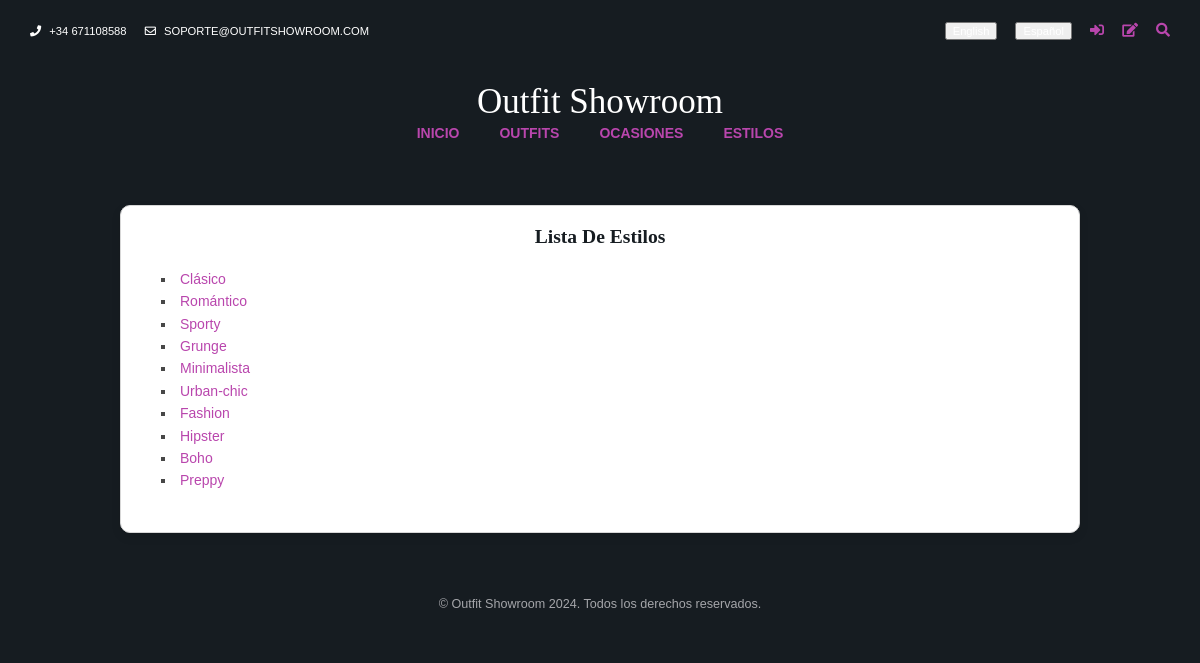
Screenshot of /es/estilos/ with the database file from the repository.
### appOutfitShowroom/models.py (models this page shows, shortened)
class Estilo(models.Model):
    nombre = models.CharField(max_length=50)
    descripcion = models.CharField(max_length=200)

### appOutfitShowroom/views.py (the view)
# urls.py: path('estilos/', views.lista_estilos, name='lista_estilos'),
def lista_estilos(request):
    estilos = get_list_or_404(Estilo.objects.all())
    return render(request, 'nocobot/estilos.html', {'estilos': estilos})

### appOutfitShowroom/templates/nocobot/estilos.html
{% extends "nocobot/base1.html" %}
{% load i18n %}
{% block content %}
<h1>{% trans "Lista de Estilos" %}</h1>
<ul>
    {% for estilo in estilos %}
    <li>
        <a href="{% url 'detalle_estilo' estilo.id %}">{{ estilo.nombre }}</a>
    </li>
    {% endfor %}
</ul>
{% endblock %}

### appOutfitShowroom/templates/nocobot/base1.html (shortened to what this page needs)
{% load static %}
{% load i18n %}
<!DOCTYPE html>
<html lang="{% get_current_language as LANGUAGE_CODE%}">
<head>
    <link rel="stylesheet" href="{% static 'layout/styles/framework.css' %}">
    <link rel="stylesheet" href="{% static 'layout/styles/layout.css' %}">
</head>
<body>
    <div class="wrapper row0">
        <div id="topbar" class="hoc clear">
          <div class="fl_left">
            <ul class="nospace">
              <li><i class="fas fa-phone rgtspace-5"></i> +34 671108588</li>
              <li><i class="far fa-envelope rgtspace-5"></i> soporte@outfitshowroom.com</li>
            </ul>
          </div>
          <div class="fl_right">
            <ul class="nospace">
                <li>
                    <form method="post" action="{% url 'set_language' %}">
                      <button type="submit" class="btn-language english-btn">English</button>
                    </form>
                  </li>
                  <li>
                    <form method="post" action="{% url 'set_language' %}">
                      <button type="submit" class="btn-language spanish-btn">Español</button>
                    </form>
                  </li>
              <li><a href="#" title="Login"><i class="fas fa-sign-in-alt"></i></a></li>
              <li><a href="#" title="Sign Up"><i class="fas fa-edit"></i></a></li>
              <li id="searchform">
              </li>
            </ul>
          </div>
        </div>
      </div>
    <header>
        <h1>Outfit Showroom</h1>
        <nav>
            <ul>
                <li class="active"><a href="{% url 'index' %}">{% trans "Inicio" %}</a></li>
                <li><a href="{% url 'lista_outfits' %}">{% trans "Outfits" %}</a></li>
                <li><a href="{% url 'lista_ocasiones' %}">{% trans "Ocasiones" %}</a></li>
                <li><a href="{% url 'lista_estilos' %}">{% trans "Estilos" %}</a></li>
            </ul>
        </nav>
    </header>
    <main>
        {% block content %} {% endblock %}
    </main>
    <footer>
        <p>{% blocktrans %}© Outfit Showroom 2024. Todos los derechos reservados.{% endblocktrans %}</p>
    </footer>
</body>
</html>

### appOutfitShowroom/static/layout/styles/framework.css (style rules this page uses)
html { overflow-y:scroll; overflow-x:hidden; }
html, body { margin:0; padding:0; font-size:14px; line-height:1.6em; }
*, *::before, *::after { box-sizing:border-box; }
.nospace { margin:0; padding:0; list-style:none; }
.clear, .group { display:block; }
.clear::before, .clear::after, .group::before, .group::after { display:table; content:""; }
.clear, .clear::after, .group, .group::after { clear:both; }
a { outline:none; text-decoration:none; }
.fl_left, .imgl { float:left; }
.fl_right, .imgr { float:right; }
body, input, textarea, select { font-family:Verdana, Geneva, sans-serif; }
h1, h2, h3, h4, h5, h6, .heading { font-family:Georgia, "Times New Roman", Times, serif; }
form, fieldset, legend { margin:0; padding:0; border:none; }
label, input, textarea, select, button { display:block; resize:none; outline:none; color:inherit; font-size:inherit; font-family:inherit; vertical-align:middle; }
::placeholder { opacity:1; }
h1, h2, h3, h4, h5, h6, .heading { margin:0 0 20px 0; font-size:1.4rem; line-height:normal; font-weight:normal; text-transform:capitalize; }
.wrapper { display:block; position:relative; width:100%; margin:0; padding:0; text-align:left; word-wrap:break-word; }
.hoc { display:block; margin:0 auto; }
address, article, aside, figcaption, figure, footer, header, main, nav, section { display:block; margin:0; padding:0; }
.rgtspace-5 { margin-right:5px; }
header { background-color: #161C21; color: #FFFFFF; padding: 20px 0; }
header h1 { font-size: 2.5rem; text-align: center; margin: 0; }
nav ul { display: flex; justify-content: center; gap: 20px; list-style: none; padding: 0; }
nav ul li a { color: #B946AD; text-transform: uppercase; font-weight: bold; text-decoration: none; padding: 5px 10px; }
main { padding: 40px 20px; background-color: #F4F4F4; color: #474747; }
main h1, main h2 { color: #161C21; font-weight: bold; text-align: center; }
main ul { list-style: square inside; margin: 20px 0; padding: 0; }
footer { background-color: #161C21; color: #A5A6AA; text-align: center; padding: 20px 0; }
footer p { margin: 0; font-size: 0.9rem; }

### appOutfitShowroom/static/layout/styles/layout.css (style rules this page uses)
#topbar { padding:20px 0; font-size:.8rem; text-transform:uppercase; }
#topbar ul li { display:inline-block; margin-right:15px; }
#topbar ul li:last-child { margin-right:0; padding-right:0; border-right:none; }
#topbar i { line-height:normal; }
#topbar > div:nth-of-type(2) i { font-size:1rem; }
#topbar #searchform { position:relative; line-height:1; z-index:9999; }
#topbar #searchform::after { display:block; height:18px; line-height:18px; padding:0; font-family:"Font Awesome\ 5 Free"; font-weight:900; font-size:1rem; content:"\f002"; }
#topbar #searchform ::placeholder { text-transform:capitalize; }
*, *::before, *::after { transition:all .3s ease-in-out; }
nav ul, nav ol { margin:0; padding:0; list-style:none; }
body { color:#A5A6AA; background-color:#161C21; }
a { color:#B946AD; }
.row0 { color:#FFFFFF; background-color:#161C21; }
#topbar #searchform { color:#B946AD; }
@media screen and (min-width:1140px) { .hoc { max-width:1140px; } }
a { color: #B946AD; text-decoration: none; }
main { width: 80%; margin: 40px auto; padding: 20px; background-color: #FFFFFF; border: 1px solid #D7D7D7; border-radius: 10px; box-shadow: 0px 4px 10px rgba(0, 0, 0, 0.1); text-align: left; }
main h1, main h2 { text-align: center; color: #161C21; font-weight: bold; margin-bottom: 20px; }
main ul { margin: 20px 0; padding-left: 20px; }

### rows the page displays
Estilo: nombre "Clásico"
Estilo: nombre "Romántico"
Estilo: nombre "Sporty"
Estilo: nombre "Grunge"
Estilo: nombre "Minimalista"
Estilo: nombre "Urban-chic"
Estilo: nombre "Fashion"
Estilo: nombre "Hipster"
Estilo: nombre "Boho"
Estilo: nombre "Preppy"
